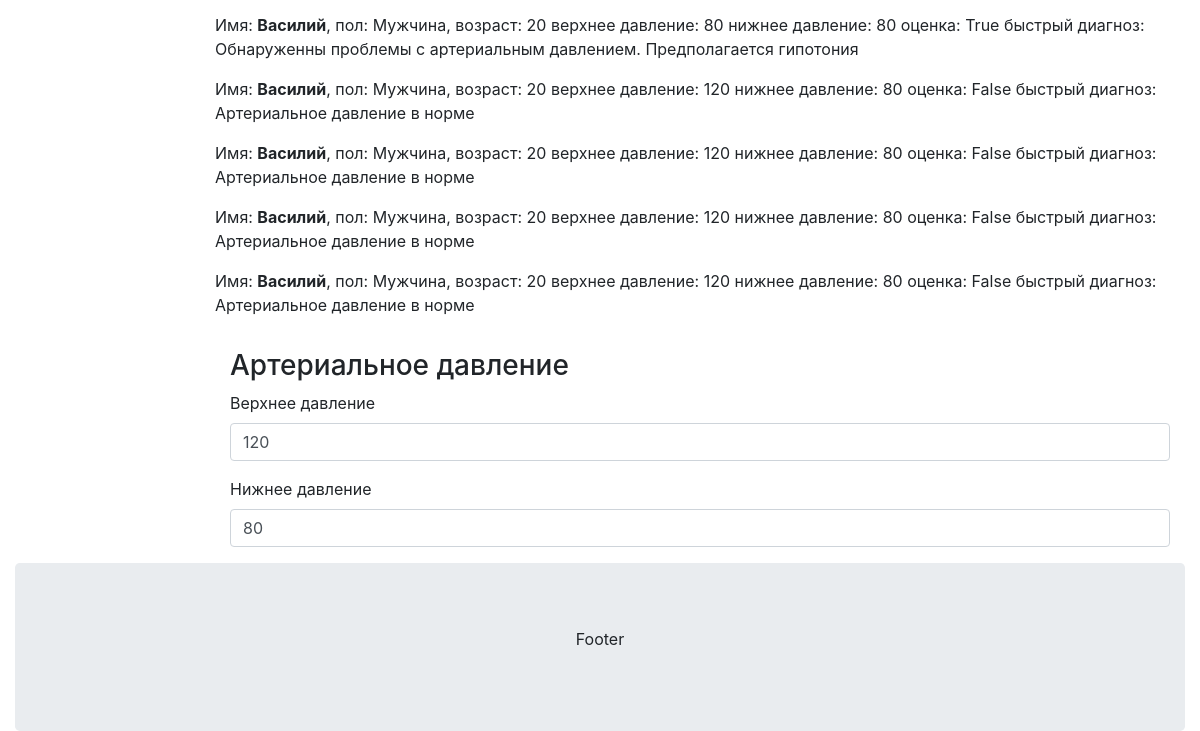
Page /monitor/bp/ (signed in, lower part) on the earlier database version.
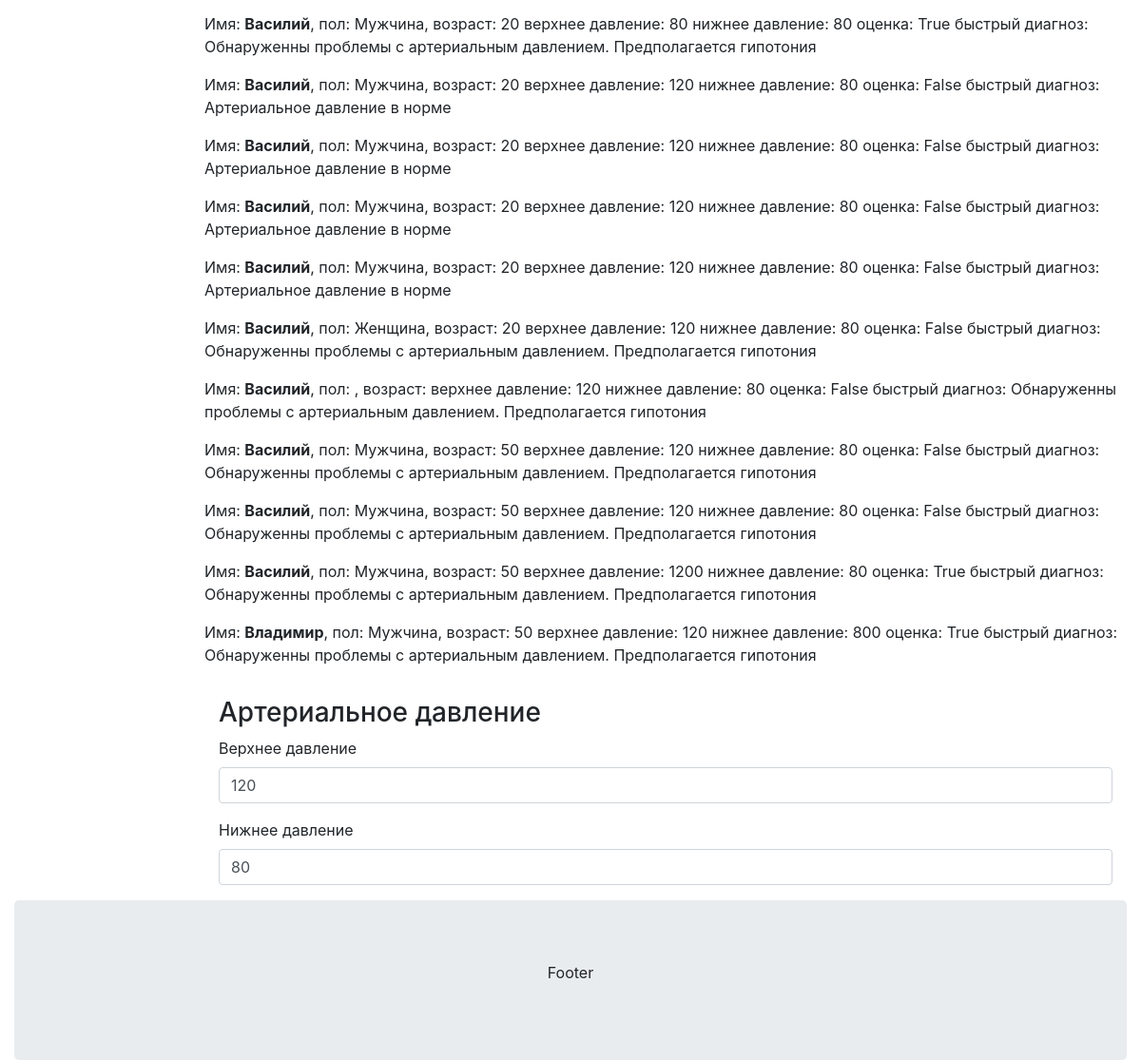
Same page on the later database version.
### monitor/models.py (models this page shows, shortened)
class Arterial(models.Model):
    SEX_LIST = (
        ('Мужчина', 'Мужчина'),
        ('Женщина', 'Женщина'),
    )
    AGE_LIST = (
        ('20', 'до 20'),
        ('30', 'от 21 до 30'),
        ('40', 'от 31 до 40'),
        ('50', 'от 41 до 50'),
        ('60', 'от 51 до 60'),
        ('61', 'старше 60'),
    )
    name = models.CharField(max_length=10, verbose_name="Имя")
    sex = models.CharField(max_length=7, choices=SEX_LIST, verbose_name="Пол")
    age = models.CharField(max_length=2, choices=AGE_LIST, verbose_name="Возраст")
    bottom_pressure = models.IntegerField(verbose_name="Нижнее давление")
    top_pressure = models.IntegerField(verbose_name="Верхнее давление")
    problem = models.BooleanField(verbose_name="Проблема?", default=False)
    fast_check = models.CharField(max_length=100, default='')
    status = models.ForeignKey('Status', null=True, blank=True, on_delete=models.PROTECT, verbose_name='Оценка')
    class Meta:
        verbose_name = 'Артериальное давление'
        verbose_name_plural = 'Артериальное давление'

### monitor/views.py (the view, shortened to what this page needs)
# urls.py: path('bp/', bp, name='bp'),
@login_required
def bp(request):
    person = Person.objects.get(user=request.user)
    name = person.name
    sex = person.sex
    today = date.today()
    dob = person.dob
    age = today.year - dob.year
    pressure = Arterial.objects.all()
    form = ArterialForm()
    context = {'pressure': pressure,
               'form': form,
               'person': person,
               'age': age
               }
    return render(request, 'monitor/bp.html', context)

### monitor/forms.py
class ArterialForm(forms.ModelForm):
    name = forms.CharField(label='Имя', initial='Василий', required=False, widget=forms.widgets.HiddenInput)
    sex = forms.CharField(label='Пол', max_length=10, required=False, widget=forms.widgets.HiddenInput)
    age = forms.IntegerField(label='Возраст', required=False, widget=forms.widgets.HiddenInput)
    top_pressure = forms.IntegerField(label='Верхнее давление', initial=120)
    bottom_pressure = forms.IntegerField(label='Нижнее давление', initial=80)
    class Meta:
        model = Arterial
        fields = ('name', 'top_pressure', 'bottom_pressure',)

### account/models.py (called while the page is built)
    def __str__(self):
        return self.surname + " " + self.name[0] + "." + self.patronymic[0] + "."

### monitor/templates/monitor/bp.html (shortened to what this page needs)
{% extends './base.html' %}
{% load bootstrap4 %}
{% block content %}
    {% for pr in pressure %}
        <p> Имя: <b>{{ pr.name }}</b>,
            пол: {{pr.sex}},
            возраст: {{pr.age}}
            верхнее давление: {{pr.top_pressure}}
            нижнее давление: {{pr.bottom_pressure}}
            оценка: {{pr.problem}}
            быстрый диагноз: {{pr.fast_check}}
        </p>
    {% endfor %}
    <div class="container-fluid">
             <div class="row">
                <div class="col-sm-12 ml-auto mt-2 pt-2 mr-auto " >
                  <h3>Артериальное давление</h3>
                    <form method="post">
                        {% bootstrap_form form layout='vertical'%}
                    </form>
                </div>
             </div>
        </div>
{% endblock %}

### monitor/templates/monitor/base.html (shortened to what this page needs)
{% load static %}
{% load bootstrap4%}
<!DOCTYPE html>
<html lang="en">
    <head>
        {% bootstrap_css %}
    </head>
    <body>
        <div class="container-fluid" style="margin-top:30px">
            <div class="row">
                <div class="col-sm-2">
                </div>
                <div class="col-sm-10">
                    {% block content %} {% endblock %}
                </div>
            </div>
        <div class="jumbotron text-center" style="margin-bottom:0">
      <p>Footer</p>
    </div>
    </body>
</html>

Differences in the rows shown:
added Arterial: name "Василий", sex "Женщина", age "20", top_pressure "120", bottom_pressure "80", problem "False", fast_check "Обнаруженны проблемы с артериальным давлением. Предполагается гипотония"
added Arterial: name "Василий", top_pressure "120", bottom_pressure "80", problem "False", fast_check "Обнаруженны проблемы с артериальным давлением. Предполагается гипотония"
added Arterial: name "Василий", sex "Мужчина", age "50", top_pressure "120", bottom_pressure "80", problem "False", fast_check "Обнаруженны проблемы с артериальным давлением. Предполагается гипотония"
added Arterial: name "Василий", sex "Мужчина", age "50", top_pressure "120", bottom_pressure "80", problem "False", fast_check "Обнаруженны проблемы с артериальным давлением. Предполагается гипотония"
added Arterial: name "Василий", sex "Мужчина", age "50", top_pressure "1200", bottom_pressure "80", problem "True", fast_check "Обнаруженны проблемы с артериальным давлением. Предполагается гипотония"
added Arterial: name "Владимир", sex "Мужчина", age "50", top_pressure "120", bottom_pressure "800", problem "True", fast_check "Обнаруженны проблемы с артериальным давлением. Предполагается гипотония"
